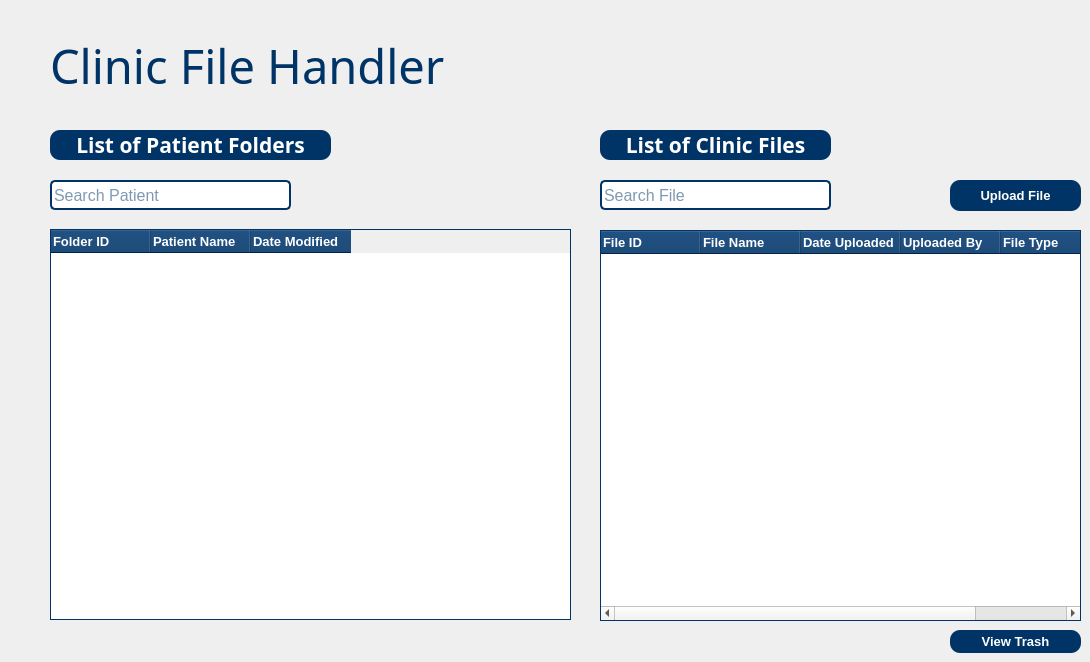
    <widget class="QWidget" name="pageFiles">
     <widget class="QLabel" name="label_Appointments_3">
      <property name="geometry">
       <rect>
        <x>50</x>
        <y>40</y>
        <width>481</width>
        <height>50</height>
       </rect>
      </property>
      <property name="font">
       <font>
        <family>Cooper Black</family>
        <pointsize>35</pointsize>
        <weight>50</weight>
        <bold>false</bold>
       </font>
      </property>
      <property name="styleSheet">
       <string notr="true">color: rgb(0, 51, 102);</string>
      </property>
      <property name="text">
       <string>Clinic File Handler</string>
      </property>
     </widget>
     <widget class="QLabel" name="label_Appointments_4">
      <property name="geometry">
       <rect>
        <x>50</x>
        <y>130</y>
        <width>281</width>
        <height>30</height>
       </rect>
      </property>
      <property name="font">
       <font>
        <family>Arial Black</family>
        <pointsize>16</pointsize>
        <weight>75</weight>
        <bold>true</bold>
       </font>
      </property>
      <property name="styleSheet">
       <string notr="true">background-color: rgb(0, 51, 102);
color: white;
border-radius: 10px;</string>
      </property>
      <property name="text">
       <string>List of Patient Folders</string>
      </property>
      <property name="alignment">
       <set>Qt::AlignCenter</set>
      </property>
      <property name="indent">
       <number>20</number>
      </property>
     </widget>
     <widget class="QTableWidget" name="tableWidgetApp_2">
      <property name="geometry">
       <rect>
        <x>50</x>
        <y>229</y>
        <width>521</width>
        <height>391</height>
       </rect>
      </property>
      <property name="styleSheet">
       <string notr="true">QTableWidget {
    border: 1px solid  rgb(0, 51, 102);
    background-color: white;
    gridline-color: #dcdcdc;
}

QHeaderView::section {
    background-color: rgb(0, 51, 102);
    color: white;
    padding: 2px;
}

QTableWidget::item {
    font-size: 10px;
	padding-left: 2px;
}
</string>
      </property>
      <column>
       <property name="text">
        <string>Folder ID</string>
       </property>
       <property name="font">
        <font>
         <family>Arial</family>
         <pointsize>10</pointsize>
         <weight>75</weight>
         <bold>true</bold>
        </font>
       </property>
       <property name="textAlignment">
        <set>AlignLeading|AlignVCenter</set>
       </property>
      </column>
      <column>
       <property name="text">
        <string>Patient Name</string>
       </property>
       <property name="font">
        <font>
         <family>Arial</family>
         <pointsize>10</pointsize>
         <weight>75</weight>
         <bold>true</bold>
        </font>
       </property>
       <property name="textAlignment">
        <set>AlignLeading|AlignVCenter</set>
       </property>
      </column>
      <column>
       <property name="text">
        <string>Date Modified</string>
       </property>
       <property name="font">
        <font>
         <family>Arial</family>
         <pointsize>10</pointsize>
         <weight>75</weight>
         <bold>true</bold>
        </font>
       </property>
       <property name="textAlignment">
        <set>AlignLeading|AlignVCenter</set>
       </property>
      </column>
     </widget>
     <widget class="QLineEdit" name="lineEditSearchApp_2">
      <property name="geometry">
       <rect>
        <x>50</x>
        <y>180</y>
        <width>241</width>
        <height>30</height>
       </rect>
      </property>
      <property name="font">
       <font>
        <family>Arial</family>
        <pointsize>12</pointsize>
       </font>
      </property>
      <property name="toolTipDuration">
       <number>-1</number>
      </property>
      <property name="styleSheet">
       <string notr="true">background-color: white;
color:  rgb(0, 51, 102);
border: 2px solid rgb(0, 51, 102);
border-radius: 5px;</string>
      </property>
      <property name="cursorPosition">
       <number>0</number>
      </property>
      <property name="alignment">
       <set>Qt::AlignLeading|Qt::AlignLeft|Qt::AlignVCenter</set>
      </property>
      <property name="placeholderText">
       <string>Search Patient</string>
      </property>
      <property name="cursorMoveStyle">
       <enum>Qt::LogicalMoveStyle</enum>
      </property>
      <property name="clearButtonEnabled">
       <bool>false</bool>
      </property>
     </widget>
     <widget class="QPushButton" name="pushBtnAddApp_2">
      <property name="geometry">
       <rect>
        <x>950</x>
        <y>180</y>
        <width>131</width>
        <height>31</height>
       </rect>
      </property>
      <property name="font">
       <font>
        <family>Arial</family>
        <pointsize>10</pointsize>
        <weight>75</weight>
        <bold>true</bold>
       </font>
      </property>
      <property name="styleSheet">
       <string notr="true">background-color: rgb(0, 51, 102);
color: white;
border-radius: 10px;</string>
      </property>
      <property name="text">
       <string>Upload File</string>
      </property>
      <property name="icon">
       <iconset>
        <normaloff>../../wfpics/addIcon.png</normaloff>../../wfpics/addIcon.png</iconset>
      </property>
      <property name="checkable">
       <bool>false</bool>
      </property>
     </widget>
     <widget class="QPushButton" name="pushBtnTrashUser_3">
      <property name="geometry">
       <rect>
        <x>950</x>
        <y>630</y>
        <width>131</width>
        <height>23</height>
       </rect>
      </property>
      <property name="font">
       <font>
        <family>Arial</family>
        <pointsize>10</pointsize>
        <weight>75</weight>
        <bold>true</bold>
       </font>
      </property>
      <property name="styleSheet">
       <string notr="true">background-color: rgb(0, 51, 102);
color: white;
border-radius: 10px;</string>
      </property>
      <property name="text">
       <string>View Trash</string>
      </property>
      <property name="icon">
       <iconset>
        <normaloff>../../wfpics/trashIcon.png</normaloff>../../wfpics/trashIcon.png</iconset>
      </property>
      <property name="checkable">
       <bool>false</bool>
      </property>
     </widget>
     <widget class="QTableWidget" name="tableWidgetApp_3">
      <property name="geometry">
       <rect>
        <x>600</x>
        <y>230</y>
        <width>481</width>
        <height>391</height>
       </rect>
      </property>
      <property name="styleSheet">
       <string notr="true">QTableWidget {
    border: 1px solid  rgb(0, 51, 102);
    background-color: white;
    gridline-color: #dcdcdc;
}

QHeaderView::section {
    background-color: rgb(0, 51, 102);
    color: white;
    padding: 2px;
}

QTableWidget::item {
    font-size: 10px;
	padding-left: 2px;
}
</string>
      </property>
      <column>
       <property name="text">
        <string>File ID</string>
       </property>
       <property name="font">
        <font>
         <family>Arial</family>
         <pointsize>10</pointsize>
         <weight>75</weight>
         <bold>true</bold>
        </font>
       </property>
       <property name="textAlignment">
        <set>AlignLeading|AlignVCenter</set>
       </property>
      </column>
      <column>
       <property name="text">
        <string>File Name</string>
       </property>
       <property name="font">
        <font>
         <family>Arial</family>
         <pointsize>10</pointsize>
         <weight>75</weight>
         <bold>true</bold>
        </font>
       </property>
       <property name="textAlignment">
        <set>AlignLeading|AlignVCenter</set>
       </property>
      </column>
      <column>
       <property name="text">
        <string>Date Uploaded</string>
       </property>
       <property name="font">
        <font>
         <family>Arial</family>
         <pointsize>10</pointsize>
         <weight>75</weight>
         <bold>true</bold>
        </font>
       </property>
       <property name="textAlignment">
        <set>AlignLeading|AlignVCenter</set>
       </property>
      </column>
      <column>
       <property name="text">
        <string>Uploaded By</string>
       </property>
       <property name="font">
        <font>
         <family>Arial</family>
         <pointsize>10</pointsize>
         <weight>75</weight>
         <bold>true</bold>
        </font>
       </property>
       <property name="textAlignment">
        <set>AlignLeading|AlignVCenter</set>
       </property>
      </column>
      <column>
       <property name="text">
        <string>File Type</string>
       </property>
       <property name="font">
        <font>
         <family>Arial</family>
         <pointsize>10</pointsize>
         <weight>75</weight>
         <bold>true</bold>
        </font>
       </property>
       <property name="textAlignment">
        <set>AlignLeading|AlignVCenter</set>
       </property>
      </column>
     </widget>
     <widget class="QLabel" name="label_Appointments_5">
      <property name="geometry">
       <rect>
        <x>600</x>
        <y>130</y>
        <width>231</width>
        <height>30</height>
       </rect>
      </property>
      <property name="font">
       <font>
        <family>Arial Black</family>
        <pointsize>16</pointsize>
        <weight>75</weight>
        <bold>true</bold>
       </font>
      </property>
      <property name="styleSheet">
       <string notr="true">background-color: rgb(0, 51, 102);
color: white;
border-radius: 10px;</string>
      </property>
      <property name="text">
       <string>List of Clinic Files</string>
      </property>
      <property name="alignment">
       <set>Qt::AlignCenter</set>
      </property>
      <property name="indent">
       <number>20</number>
      </property>
     </widget>
     <widget class="QLineEdit" name="lineEditSearchApp_3">
      <property name="geometry">
       <rect>
        <x>600</x>
        <y>180</y>
        <width>231</width>
        <height>30</height>
       </rect>
      </property>
      <property name="font">
       <font>
        <family>Arial</family>
        <pointsize>12</pointsize>
       </font>
      </property>
      <property name="toolTipDuration">
       <number>-1</number>
      </property>
      <property name="styleSheet">
       <string notr="true">background-color: white;
color:  rgb(0, 51, 102);
border: 2px solid rgb(0, 51, 102);
border-radius: 5px;</string>
      </property>
      <property name="cursorPosition">
       <number>0</number>
      </property>
      <property name="alignment">
       <set>Qt::AlignLeading|Qt::AlignLeft|Qt::AlignVCenter</set>
      </property>
      <property name="placeholderText">
       <string>Search File</string>
      </property>
      <property name="cursorMoveStyle">
       <enum>Qt::LogicalMoveStyle</enum>
      </property>
      <property name="clearButtonEnabled">
       <bool>false</bool>
      </property>
     </widget>
    </widget>
